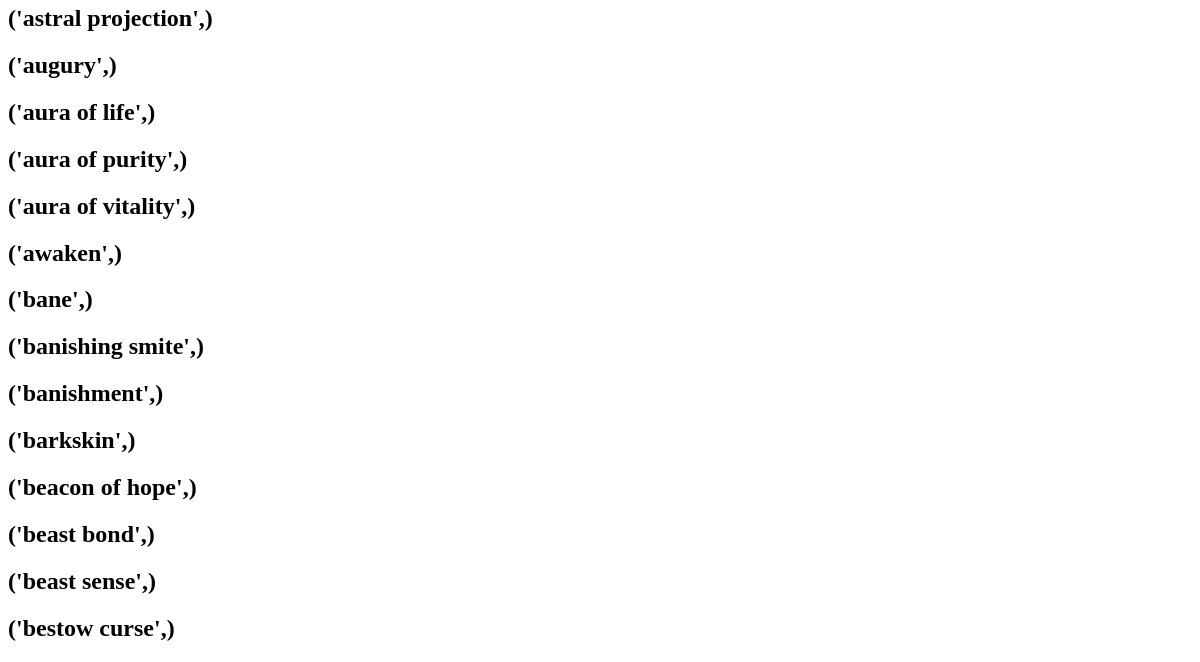
/all_spells (lower part), run on an earlier commit of the app's database.
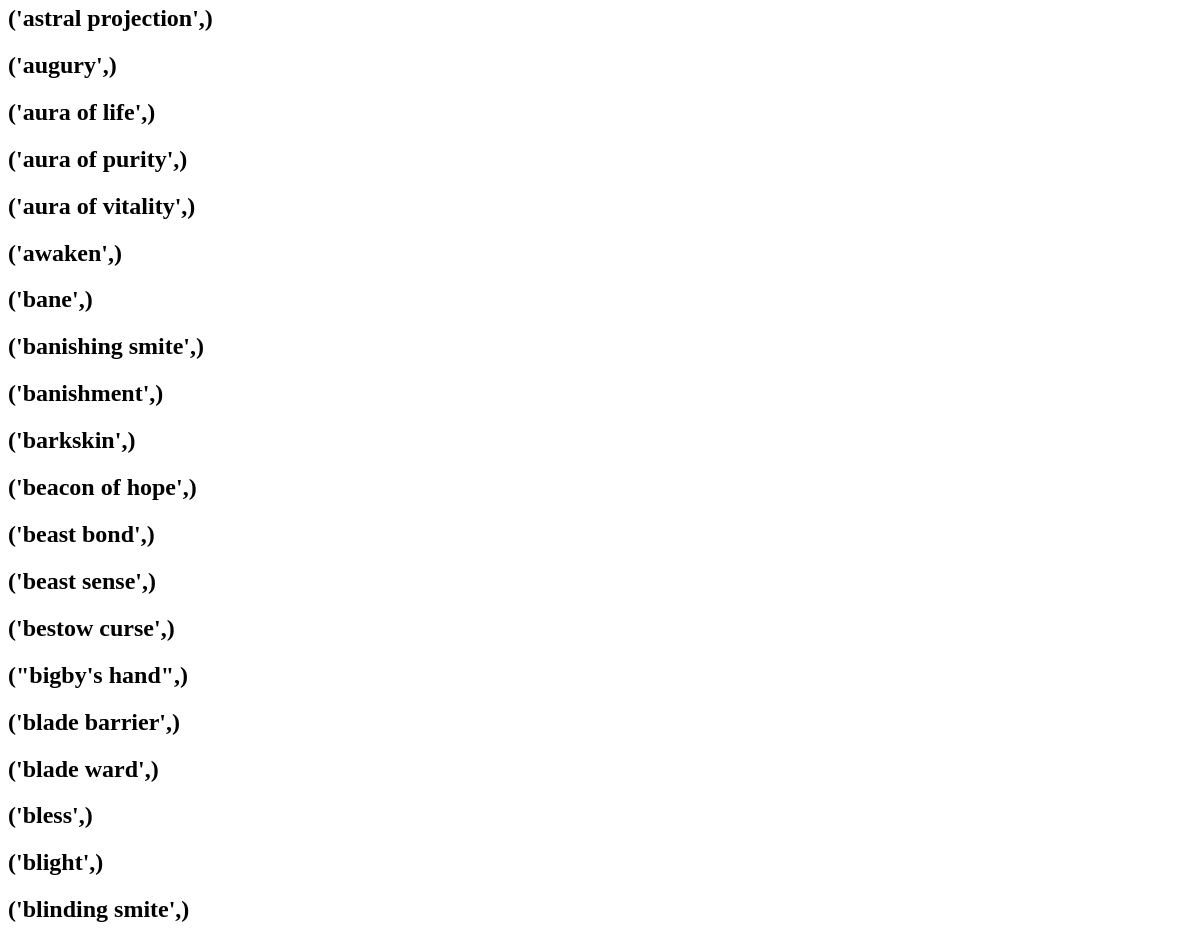
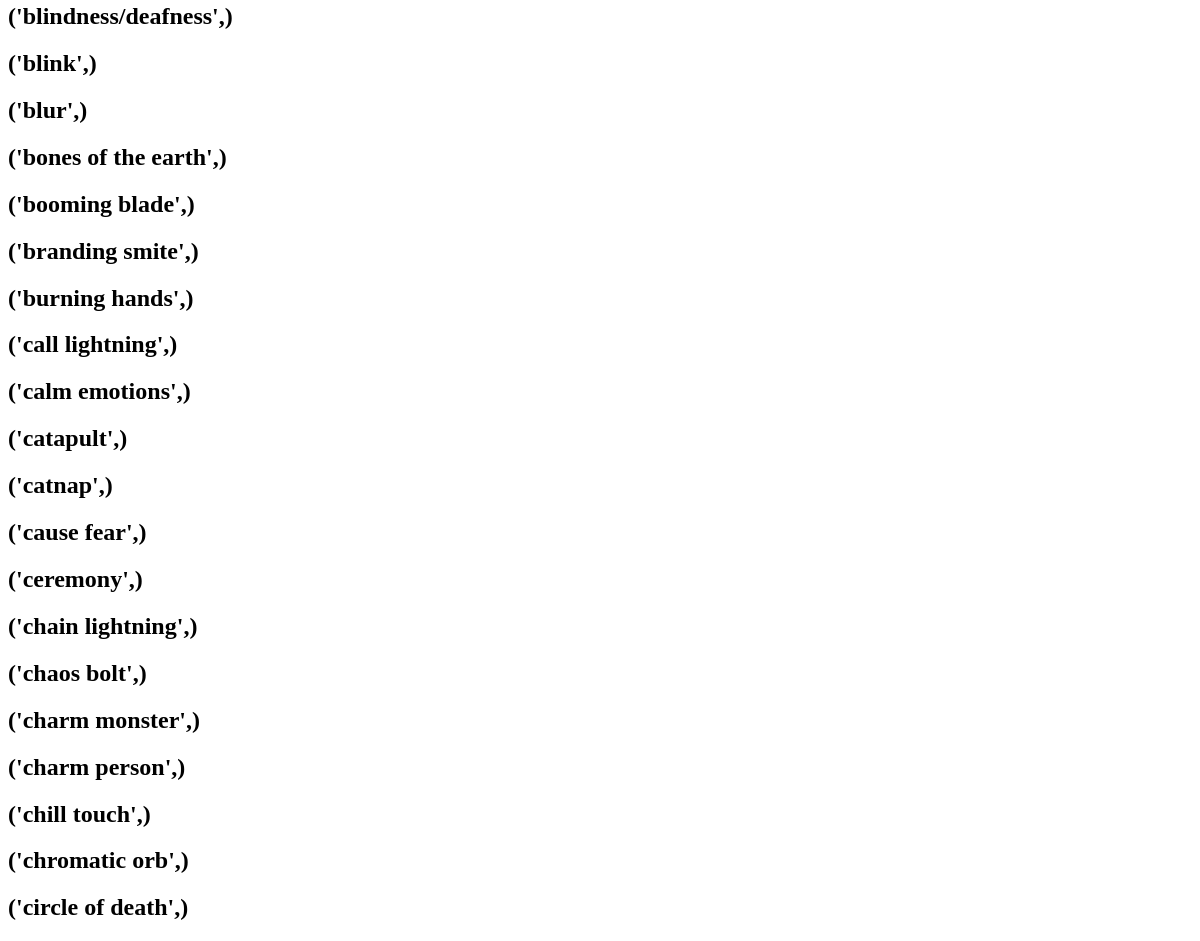
And on a later commit of the database (2 pictures, top to bottom).
### tables this page shows
CREATE TABLE spell (id INTEGER PRIMARY KEY AUTOINCREMENT, name STRING, description TEXT, level INTEGER, components STRING, concentration INTEGER, ritual INTEGER, damage STRING, range INTEGER REFERENCES range (id), duration INTEGER REFERENCES duration (id), castingtime STRING REFERENCES castingtime (id), school INTEGER REFERENCES school (id));

### script.py (the view)
@app.route('/all_spells')
def all_spells():
    conn = sqlite3.connect('spells.db')
    cur = conn.cursor()
    cur.execute('SELECT name FROM spell')
    results = cur.fetchall()
    return render_template('all_spells.html', spells=results)

### templates/all_spells.html (shortened to what this page needs)
{% extends "layout.html" %}
{% block content %}
    {% for spell in spells %}
        <h2>{{ spell }}</h2>
    {% endfor %}
{% endblock content %}

### templates/layout.html (shortened to what this page needs)
<!DOCTYPE html>
<html lang="en">
<head>
    <link rel="stylesheet" href="/static/css/main.css"/>
</head>
<body>
    <man>{% block content %} {% endblock %}</man>
</body>
</html>

What changed in the data, as far as the page shows it:
added spell: spell "(\"bigby's hand\",)"
added spell: spell "('blade barrier',)"
added spell: spell "('blade ward',)"
added spell: spell "('bless',)"
added spell: spell "('blight',)"
added spell: spell "('blinding smite',)"
added spell: spell "('blindness/deafness',)"
added spell: spell "('blink',)"
added spell: spell "('blur',)"
added spell: spell "('bones of the earth',)"
added spell: spell "('booming blade',)"
added spell: spell "('branding smite',)"
added spell: spell "('burning hands',)"
added spell: spell "('call lightning',)"
added spell: spell "('calm emotions',)"
added spell: spell "('catapult',)"
added spell: spell "('catnap',)"
added spell: spell "('cause fear',)"
added spell: spell "('ceremony',)"
added spell: spell "('chain lightning',)"
added spell: spell "('chaos bolt',)"
added spell: spell "('charm monster',)"
added spell: spell "('charm person',)"
added spell: spell "('chill touch',)"
added spell: spell "('chromatic orb',)"
added spell: spell "('circle of death',)"
